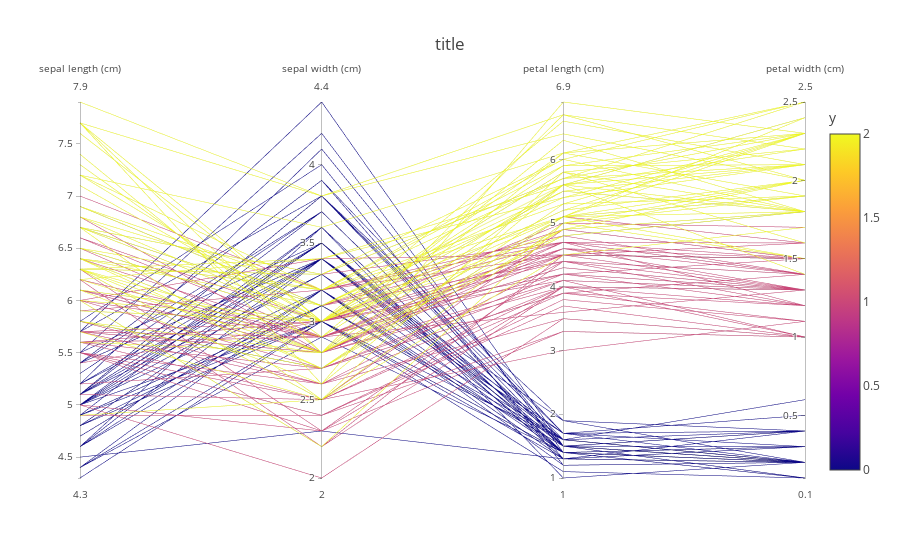

Notebook cell for this chart:
### Markdown cell above
# Parallel-Koordinaten Plot

### Code cell
import plotly.express as px

fig = px.parallel_coordinates(iris, color='y', dimensions=iris_dict.feature_names)#, color_continuous_scale='gnbu')

fig.update_layout(title='title', margin={'t': 100}, template='none')
fig.show()
fig.write_image('plotly_plots/parallel_koordinaten.pdf')

### Figure 1 — Plotly figure (JSON) as saved in the notebook; plotly's stock layout.template omitted (floating-point values rounded to 4 significant figures; data arrays with more than 128 entries replaced by an {"elided": "..."} marker saying what was removed)
{"data": [{"dimensions": [{"label": "sepal length (cm)", "values": {"elided": "150 float values"}}, {"label": "sepal width (cm)", "values": {"elided": "150 float values"}}, {"label": "petal length (cm)", "values": {"elided": "150 float values"}}, {"label": "petal width (cm)", "values": {"elided": "150 float values"}}], "domain": {"x": [0, 1], "y": [0, 1]}, "line": {"color": {"elided": "150 int values"}, "coloraxis": "coloraxis"}, "name": "", "type": "parcoords"}], "layout": {"autosize": true, "coloraxis": {"colorbar": {"title": {"text": "y"}}, "colorscale": [[0, "#0d0887"], [0.1111, "#46039f"], [0.2222, "#7201a8"], [0.3333, "#9c179e"], [0.4444, "#bd3786"], [0.5556, "#d8576b"], [0.6667, "#ed7953"], [0.7778, "#fb9f3a"], [0.8889, "#fdca26"], [1, "#f0f921"]]}, "legend": {"tracegroupgap": 0}, "margin": {"t": 100}, "title": {"text": "title"}}}
